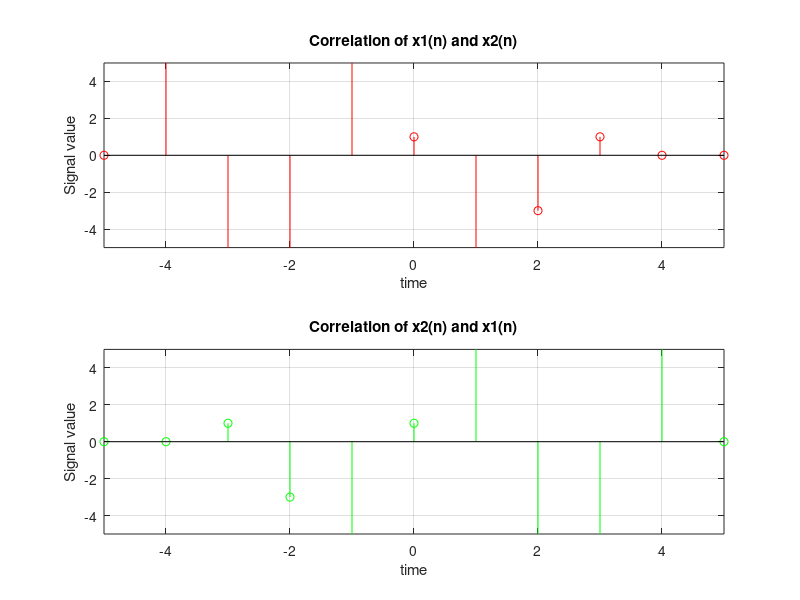

This chart was generated by the following MATLAB code:
x1 = [0, 0, 0, 1, 2, 0, -3, 4, 0, 0, 0]
x2 = [0, 0, 0, 4, 0, -5, 1, 0, 0, 0, 0]
t = [-5, -4, -3, -2, -1, 0, 1, 2, 3, 4, 5]

yc1 = zeros(1, 10)
yc2 = zeros(1, 10)

% Correlation
j = 1;
for i=-5:5
  yc1(j) =  sum(shift(x1, i) .* x2);
  yc2(j) = sum(shift(x2, i) .* x1);
  j = j + 1;
end

figure(4)

subplot(2,1,1), stem(t, yc1, 'r'), grid on;
title('Correlation of x1(n) and x2(n)');
axis([-5 5 -5 5]);
xlabel('time');
ylabel('Signal value');


subplot(2,1,2), stem(t, yc2, 'g'), grid on;
title('Correlation of x2(n) and x1(n)');
axis([-5 5 -5 5]);
xlabel('time');
ylabel('Signal value');

